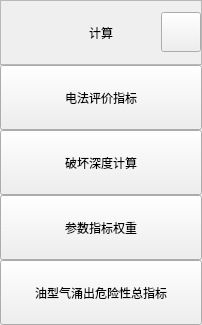
         <widget class="QWidget" name="extraLeftBox_cal">
          <layout class="QVBoxLayout" name="verticalLayout_21">
           <property name="spacing">
            <number>0</number>
           </property>
           <property name="leftMargin">
            <number>0</number>
           </property>
           <property name="topMargin">
            <number>0</number>
           </property>
           <property name="rightMargin">
            <number>0</number>
           </property>
           <property name="bottomMargin">
            <number>0</number>
           </property>
           <item>
            <widget class="QFrame" name="extraTop2">
             <property name="minimumSize">
              <size>
               <width>0</width>
               <height>65</height>
              </size>
             </property>
             <property name="maximumSize">
              <size>
               <width>16777215</width>
               <height>65</height>
              </size>
             </property>
             <property name="frameShape">
              <enum>QFrame::StyledPanel</enum>
             </property>
             <property name="frameShadow">
              <enum>QFrame::Raised</enum>
             </property>
             <layout class="QHBoxLayout" name="horizontalLayout_6">
              <property name="spacing">
               <number>0</number>
              </property>
              <property name="leftMargin">
               <number>0</number>
              </property>
              <property name="topMargin">
               <number>0</number>
              </property>
              <property name="rightMargin">
               <number>0</number>
              </property>
              <property name="bottomMargin">
               <number>0</number>
              </property>
              <item>
               <widget class="QFrame" name="extraToplogo2">
                <property name="minimumSize">
                 <size>
                  <width>40</width>
                  <height>0</height>
                 </size>
                </property>
                <property name="maximumSize">
                 <size>
                  <width>40</width>
                  <height>40</height>
                 </size>
                </property>
                <property name="styleSheet">
                 <string notr="true">background-image: url(:/icons/images/icons/cal_mini.png);</string>
                </property>
                <property name="frameShape">
                 <enum>QFrame::NoFrame</enum>
                </property>
                <property name="frameShadow">
                 <enum>QFrame::Raised</enum>
                </property>
               </widget>
              </item>
              <item>
               <widget class="QLabel" name="extraTopLabel2">
                <property name="minimumSize">
                 <size>
                  <width>120</width>
                  <height>0</height>
                 </size>
                </property>
                <property name="maximumSize">
                 <size>
                  <width>120</width>
                  <height>16777215</height>
                 </size>
                </property>
                <property name="text">
                 <string>计算</string>
                </property>
                <property name="alignment">
                 <set>Qt::AlignCenter</set>
                </property>
               </widget>
              </item>
              <item>
               <widget class="QPushButton" name="extraCloseBtn2">
                <property name="minimumSize">
                 <size>
                  <width>40</width>
                  <height>40</height>
                 </size>
                </property>
                <property name="maximumSize">
                 <size>
                  <width>40</width>
                  <height>40</height>
                 </size>
                </property>
                <property name="cursor">
                 <cursorShape>PointingHandCursor</cursorShape>
                </property>
                <property name="styleSheet">
                 <string notr="true">image: url(:/icons/images/icons/return.png);</string>
                </property>
                <property name="text">
                 <string/>
                </property>
                <property name="iconSize">
                 <size>
                  <width>40</width>
                  <height>40</height>
                 </size>
                </property>
               </widget>
              </item>
             </layout>
            </widget>
           </item>
           <item>
            <widget class="QFrame" name="extraTopMenu2">
             <property name="minimumSize">
              <size>
               <width>0</width>
               <height>260</height>
              </size>
             </property>
             <property name="maximumSize">
              <size>
               <width>16777215</width>
               <height>260</height>
              </size>
             </property>
             <property name="frameShape">
              <enum>QFrame::NoFrame</enum>
             </property>
             <property name="frameShadow">
              <enum>QFrame::Raised</enum>
             </property>
             <layout class="QVBoxLayout" name="verticalLayout_19">
              <property name="spacing">
               <number>0</number>
              </property>
              <property name="leftMargin">
               <number>0</number>
              </property>
              <property name="topMargin">
               <number>0</number>
              </property>
              <property name="rightMargin">
               <number>0</number>
              </property>
              <property name="bottomMargin">
               <number>0</number>
              </property>
              <item>
               <widget class="QPushButton" name="btn_elcCal">
                <property name="minimumSize">
                 <size>
                  <width>0</width>
                  <height>65</height>
                 </size>
                </property>
                <property name="text">
                 <string>电法评价指标</string>
                </property>
               </widget>
              </item>
              <item>
               <widget class="QPushButton" name="btn_geoCal">
                <property name="minimumSize">
                 <size>
                  <width>0</width>
                  <height>65</height>
                 </size>
                </property>
                <property name="text">
                 <string>破坏深度计算</string>
                </property>
               </widget>
              </item>
              <item>
               <widget class="QPushButton" name="btn_weight">
                <property name="minimumSize">
                 <size>
                  <width>0</width>
                  <height>65</height>
                 </size>
                </property>
                <property name="text">
                 <string>参数指标权重</string>
                </property>
               </widget>
              </item>
              <item>
               <widget class="QPushButton" name="btn_FinalIndex">
                <property name="minimumSize">
                 <size>
                  <width>0</width>
                  <height>65</height>
                 </size>
                </property>
                <property name="text">
                 <string>油型气涌出危险性总指标</string>
                </property>
               </widget>
              </item>
             </layout>
            </widget>
           </item>
           <item>
            <widget class="QFrame" name="extraBottom2">
             <property name="frameShape">
              <enum>QFrame::StyledPanel</enum>
             </property>
             <property name="frameShadow">
              <enum>QFrame::Raised</enum>
             </property>
            </widget>
           </item>
          </layout>
         </widget>
